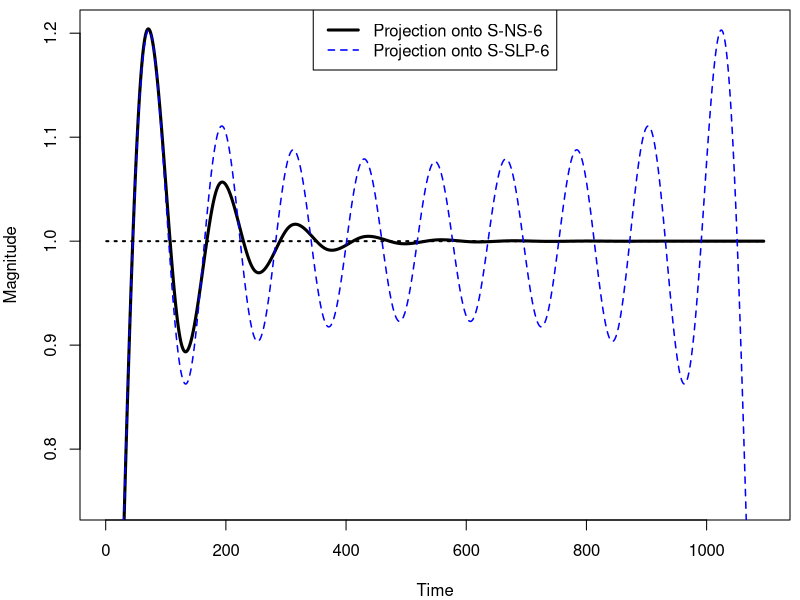

Write the R code that produced this figure.
#
#  Generate Figure 6
#
library("multitaper")
library("splines")
library("MASS")

#  3 years of data for "zoomed" in effect
N <- 365 * 3
time <- 1:N
Nknot <- 18

basis1 <- ns(time, df=Nknot) # 6 knots per year
basis2 <- dpss(n = N, k = Nknot, nw = (Nknot+1) / 2)$v

S1 <- basis1 %*% ginv(t(basis1) %*% basis1) %*% t(basis1)
S2 <- basis2 %*% t(basis2)

oneV <- rep(1, N)
oneP1 <- S1 %*% oneV
oneP2 <- S2 %*% oneV

pMax <- max(oneP1, oneP2)

#
#  Generate Figure 6
#
# pdf(file = "figures/gibbsRipples.pdf", width = 6, height = 4)
postscript(file = "figures/fig6-gibbsRipples.eps", width = 6, height = 4,
           horizontal = FALSE, paper = 'special')
par(mar = c(4,4,0.5,0.5))
plot(1:N, oneV, type = "l", lwd = 2, lty = 3, xlab = "Time", ylab = "Magnitude", ylim = c(0.75, pMax))
lines(1:N, oneP1, lwd = 3, lty = 1, col = "black")
lines(1:N, oneP2, lwd = 1.5, lty = 2, col = "blue")
legend(x = "top", legend = c("Projection onto S-NS-6", "Projection onto S-SLP-6"),
       lty = c(1, 2), lwd = c(3, 1.5), col = c("black", "blue"))
dev.off()
